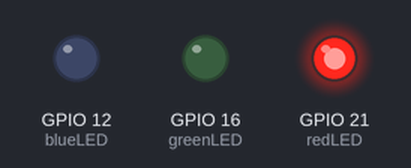
Simulated run of this program. Board: Raspberry Pi (BCM pin numbers). On the bench: output pins drawn as LEDs (lit = HIGH). At 18.0 s the program stops and its outputs stay as they are.

Above: at 0.18 s.
At 2.43 s:
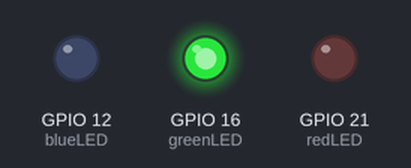
At 8.43 s:
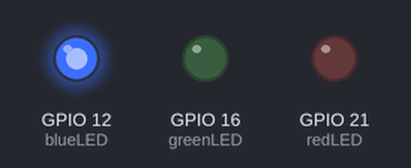
At 16.9 s:
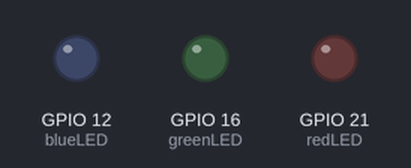
Timing chart, 0 to 18.4 s (numbered marks = the images above):
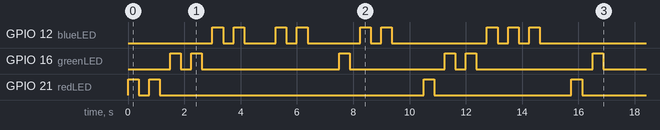

The program:

LED.py
```python
#!/usr/bin/env python3

import RPi.GPIO as GPIO
import time
import gpiozero
from gpiozero import LED

class LED_blinker:

    redLED = LED(21)
    greenLED = LED(16)
    blueLED = LED(12)
    sec = 0.375

    #constructor
    def __init__(self):
        return

    #creates a single value from any list
    def concatenateList(self, list):
        result= ""
        for element in list:
            result += str(element)
        return result

    #red led Blink
    def redBlink(self):
        self.redLED.on()
        time.sleep(self.sec)
        self.redLED.off()
        time.sleep(self.sec)

    #green led Blink
    def greenBlink(self):
        self.greenLED.on()
        time.sleep(self.sec)
        self.greenLED.off()
        time.sleep(self.sec)

    #blue led Blink
    def blueBlink(self):
        self.blueLED.on()
        time.sleep(self.sec)
        self.blueLED.off()
        time.sleep(self.sec)

    #Function that storage.py will call
    def displayStatus(self, bookAmt):

        amtList = list(map(int, str(bookAmt)))

        hundredsLst = []
        hundredsLst = amtList[0: (len(amtList)-2)]

        if(len(amtList) > 2):
            #hundreds value exists
            hundreds = self.concatenateList(hundredsLst)
            tens = amtList[len(amtList) - 2]
            ones = amtList[len(amtList) - 1]
        elif(len(amtList) > 1):
            #tens value exists
            hundreds = 0
            tens = amtList[len(amtList) - 2]
            ones = amtList[len(amtList) - 1]
        elif(len(amtList) == 1):
            #ones value exists
            hundreds = 0
            tens = 0
            ones = amtList[len(amtList) - 1]
        else:
            #nothing exists. throw an error?
            hundreds = 0
            tens = 0
            ones = 0

        for red in range(int(hundreds)):
            #light the red LED
            self.redBlink()

        for green in range(int(tens)):
            #light the green LED
            self.greenBlink()

        for blue in range(int(ones)):
            #light the blue LED
            self.blueBlink()

        #delay before next LED call
        time.sleep(self.sec)
        time.sleep(self.sec)


if __name__ == "__main__":
    #testing the class
    obj = LED_blinker()

    obj.displayStatus(222)
    obj.displayStatus(2)
    obj.displayStatus(12)
    obj.displayStatus(123)
    obj.displayStatus(110)
```

Measured:
- by itself, GPIO 12 (blueLED): LOW → HIGH at 3.0 s, → LOW 0.38 s later, → HIGH 0.38 s later, → LOW 0.38 s later, … (18 changes in this stretch)
- by itself, GPIO 16 (greenLED): LOW → HIGH at 1.5 s, → LOW 0.38 s later, → HIGH 0.38 s later, → LOW 0.38 s later, … (12 changes in this stretch)
- by itself, GPIO 21 (redLED): LOW → HIGH at 0.00 s, → LOW 0.38 s later, → HIGH 0.38 s later, → LOW 0.38 s later, … (8 changes in this stretch)
